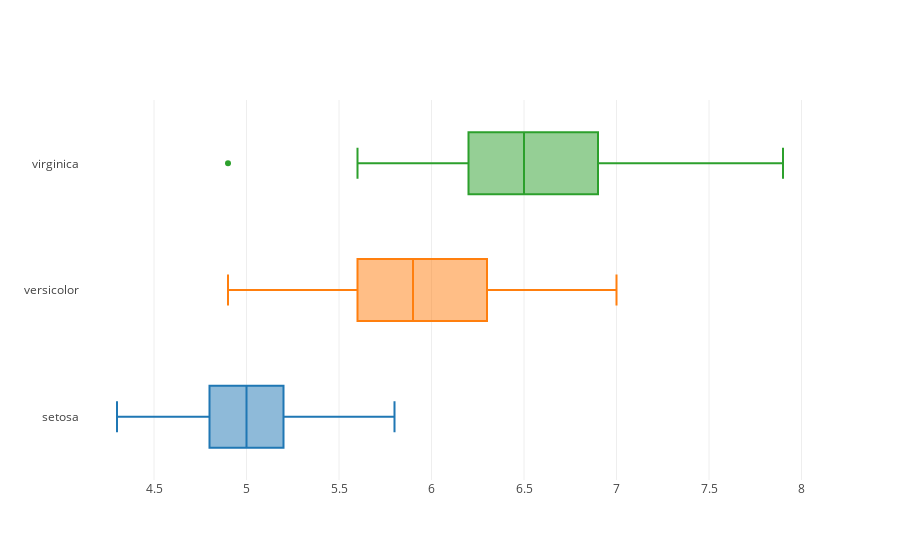

Write notebook code for a chart like this one.
### Code cell
data = []

for tn in iris_df.target_name.unique():
    
    df = iris_df[iris_df.target_name == tn]
    print('size of group {}: {}'.format(tn, df.shape[0]))
    
    data.append(  go.Box( x=df['sepal length (cm)'] , name=str(tn), showlegend=False ) )

plotly.offline.iplot(data)

### Figure 1 — Plotly figure (JSON) as saved in the notebook; plotly's stock layout.template omitted (floating-point values rounded to 4 significant figures)
{"data": [{"name": "setosa", "showlegend": false, "type": "box", "uid": "8cf6ecce-e933-11e8-8577-080027daca25", "x": [5.1, 4.9, 4.7, 4.6, 5, 5.4, 4.6, 5, 4.4, 4.9, 5.4, 4.8, 4.8, 4.3, 5.8, 5.7, 5.4, 5.1, 5.7, 5.1, 5.4, 5.1, 4.6, 5.1, 4.8, 5, 5, 5.2, 5.2, 4.7, 4.8, 5.4, 5.2, 5.5, 4.9, 5, 5.5, 4.9, 4.4, 5.1, 5, 4.5, 4.4, 5, 5.1, 4.8, 5.1, 4.6, 5.3, 5]}, {"name": "versicolor", "showlegend": false, "type": "box", "uid": "8cf6eccf-e933-11e8-8577-080027daca25", "x": [7, 6.4, 6.9, 5.5, 6.5, 5.7, 6.3, 4.9, 6.6, 5.2, 5, 5.9, 6, 6.1, 5.6, 6.7, 5.6, 5.8, 6.2, 5.6, 5.9, 6.1, 6.3, 6.1, 6.4, 6.6, 6.8, 6.7, 6, 5.7, 5.5, 5.5, 5.8, 6, 5.4, 6, 6.7, 6.3, 5.6, 5.5, 5.5, 6.1, 5.8, 5, 5.6, 5.7, 5.7, 6.2, 5.1, 5.7]}, {"name": "virginica", "showlegend": false, "type": "box", "uid": "8cf6ecd0-e933-11e8-8577-080027daca25", "x": [6.3, 5.8, 7.1, 6.3, 6.5, 7.6, 4.9, 7.3, 6.7, 7.2, 6.5, 6.4, 6.8, 5.7, 5.8, 6.4, 6.5, 7.7, 7.7, 6, 6.9, 5.6, 7.7, 6.3, 6.7, 7.2, 6.2, 6.1, 6.4, 7.2, 7.4, 7.9, 6.4, 6.3, 6.1, 7.7, 6.3, 6.4, 6, 6.9, 6.7, 6.9, 5.8, 6.8, 6.7, 6.7, 6.3, 6.5, 6.2, 5.9]}], "layout": {}}
